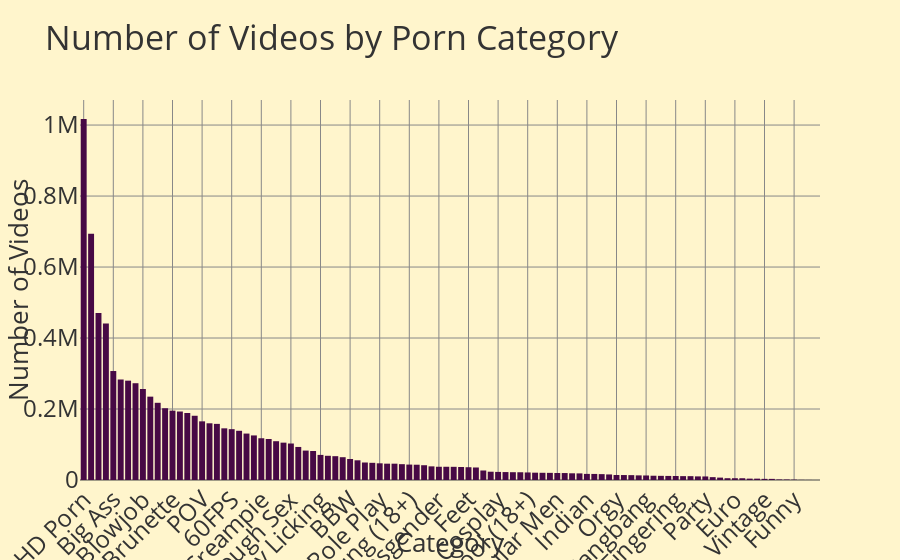
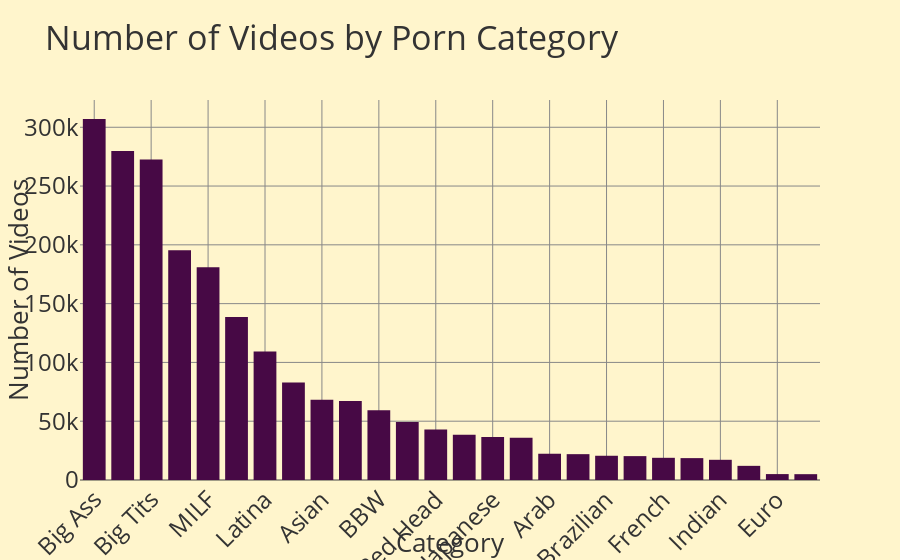
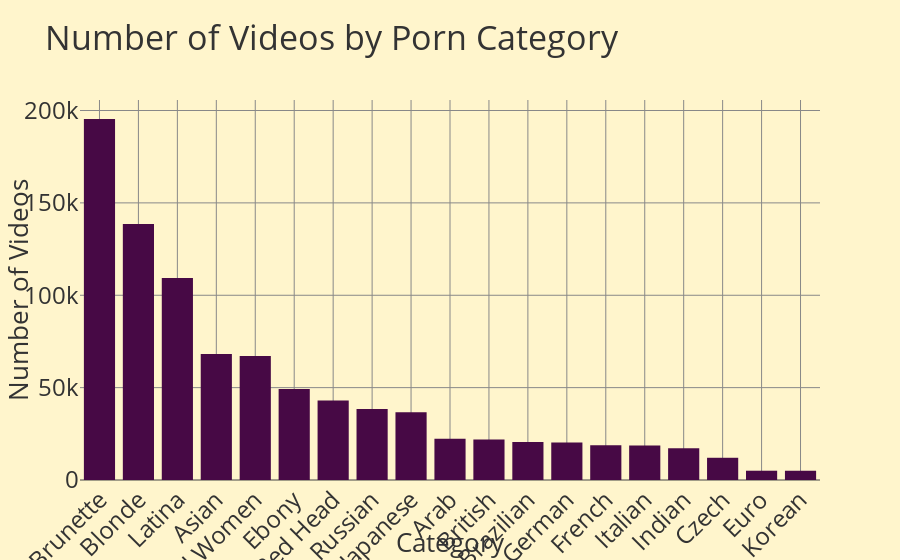

The notebook cell saved with these charts, in order:
### Markdown cell above
### Porn

### Code cell
import pandas as pd
import plotly.graph_objects as go

def plot_porn_categories_chart(file_path, included_categories=None):
    """
    Plots a bar chart of porn categories and their number of videos.

    Parameters:
    - file_path (str): Path to the CSV file containing the data.
    - included_categories (list): List of categories to include. Default is None (include all).
    """
    # Load the dataset
    df = pd.read_csv(file_path)

    # Filter by included categories if provided
    if included_categories:
        df = df[df['category'].isin(included_categories)]

    # Sort the DataFrame by 'num_videos' in descending order
    df = df.sort_values(by='num_videos', ascending=False)

    # Create the bar chart using Plotly
    fig = go.Figure()

    fig.add_trace(go.Bar(
        x=df['category'],
        y=df['num_videos']
    ))

    # Update layout with the 'base' template and axis labels
    fig.update_layout(
        template='base',
        title='Number of Videos by Porn Category',
        xaxis_title='Category',
        yaxis_title='Number of Videos',
        xaxis=dict(type='category', tickangle=-45),
    )

    # Show the plot
    fig.show()

# Example usage:
# Plot all categories
plot_porn_categories_chart('d_porn_categories.csv')

# Plot specific categories
plot_porn_categories_chart('d_porn_categories.csv', included_categories=['Arab', 
                                                                         'Asian', 
                                                                         'BBW', 
                                                                         'Babysitter', 
                                                                         'Big Tits', 
                                                                         'Big Ass', 
                                                                         'Blonde',
                                                                         'Brazilian',
                                                                         'British',
                                                                         'Brunette',
                                                                         'Celebrity'
                                                                         'College (18+)',
                                                                         'Czech',
                                                                         'Ebony',
                                                                         'Euro',
                                                                         'Feet',
                                                                         'French',
                                                                         'German',
                                                                         'Indian',
                                                                         'Italian',
                                                                         'Japanese',
                                                                         'Korean',
                                                                         'Latina',
                                                                         'MILF',
                                                                         'Red Head',
                                                                         'Russian',
                                                                         'School (18+)'
                                                                         'Small Tits',
                                                                         'Step Fantasy',
                                                                         'Tattooed Women',
                                                                         'Teen (18+)'
                                                                        ])

plot_porn_categories_chart('d_porn_categories.csv', included_categories=['Arab', 
                                                                         'Asian', 
                                                                         'Blonde',
                                                                         'Brazilian',
                                                                         'British',
                                                                         'Brunette',
                                                                         'Czech',
                                                                         'Ebony',
                                                                         'Euro',
                                                                         'French',
                                                                         'German',
                                                                         'Indian',
                                                                         'Italian',
                                                                         'Japanese',
                                                                         'Korean',
                                                                         'Latina',
                                                                         'Red Head',
                                                                         'Russian',
                                                                         'Tattooed Women',
                                                                        ])

### Figure 1 — Plotly figure (JSON) as saved in the notebook; plotly's stock layout.template omitted (floating-point values rounded to 4 significant figures)
{"data": [{"type": "bar", "x": ["HD Porn", "Verified Amateurs", "Amateur", "Exclusive", "Big Ass", "Babe", "Teen (18+)", "Big Tits", "Blowjob", "Hardcore", "Big Dick", "Pornstar", "Brunette", "Solo Female", "Cumshot", "MILF", "POV", "Masturbation", "Female Orgasm", "Fetish", "60FPS", "Blonde", "Small Tits", "Anal", "Creampie", "Toys", "Latina", "Reality", "Rough Sex", "Verified Couples", "Step Fantasy", "Handjob", "Pussy Licking", "Asian", "Tattooed Women", "Verified Models", "BBW", "Squirt", "Ebony", "Public", "Role Play", "Threesome", "Lesbian", "Interracial", "Old/Young (18+)", "Red Head", "Mature", "Russian", "Transgender", "Cartoon", "Romantic", "Japanese", "Feet", "College (18+)", "Bondage", "Compilation", "Cosplay", "Arab", "British", "Massage", "School (18+)", "Brazilian", "German", "Pissing", "Muscular Men", "Double Penetration", "French", "Italian", "Indian", "Hentai", "Babysitter (18+)", "Fisting", "Orgy", "Smoking", "Casting", "Cuckold", "Gangbang", "Czech", "Celebrity", "Behind The Scenes", "Fingering", "Parody", "Music", "Popular With Women", "Party", "Bukkake", "Solo Male", "Strap On", "Euro", "Korean", "Striptease", "Gaming", "Vintage", "Bisexual Male", "SFW", "Closed Captions", "Funny", "Interactive", "Podcast", "Described Video"], "y": [1017070, 693682, 470773, 440775, 307019, 283135, 279880, 272667, 256411, 234832, 217510, 202162, 195403, 192963, 188769, 180996, 165227, 159775, 158109, 145584, 143196, 138633, 130798, 125572, 117587, 115498, 109289, 105221, 102811, 93112, 82874, 81654, 70729, 68210, 67106, 64244, 59238, 55510, 49317, 48399, 47030, 46013, 45976, 44589, 43444, 43041, 41607, 38416, 37316, 37295, 37124, 36670, 35971, 35243, 26794, 23363, 22800, 22331, 21976, 21832, 21276, 20613, 20310, 20126, 19816, 19597, 18876, 18612, 17181, 17100, 16543, 15674, 14031, 13983, 13697, 13024, 12747, 12034, 11728, 11458, 11306, 10894, 10815, 10178, 10014, 8062, 6734, 5064, 5023, 4959, 3858, 3801, 3253, 3145, 1535, 1347, 946, 369, 176, 35]}], "layout": {"title": {"text": "Number of Videos by Porn Category"}, "xaxis": {"tickangle": -45, "title": {"text": "Category"}, "type": "category"}, "yaxis": {"title": {"text": "Number of Videos"}}}}

### Figure 2 — Plotly figure (JSON) as saved in the notebook; plotly's stock layout.template omitted (floating-point values rounded to 4 significant figures)
{"data": [{"type": "bar", "x": ["Big Ass", "Teen (18+)", "Big Tits", "Brunette", "MILF", "Blonde", "Latina", "Step Fantasy", "Asian", "Tattooed Women", "BBW", "Ebony", "Red Head", "Russian", "Japanese", "Feet", "Arab", "British", "Brazilian", "German", "French", "Italian", "Indian", "Czech", "Euro", "Korean"], "y": [307019, 279880, 272667, 195403, 180996, 138633, 109289, 82874, 68210, 67106, 59238, 49317, 43041, 38416, 36670, 35971, 22331, 21976, 20613, 20310, 18876, 18612, 17181, 12034, 5023, 4959]}], "layout": {"title": {"text": "Number of Videos by Porn Category"}, "xaxis": {"tickangle": -45, "title": {"text": "Category"}, "type": "category"}, "yaxis": {"title": {"text": "Number of Videos"}}}}

### Figure 3 — Plotly figure (JSON) as saved in the notebook; plotly's stock layout.template omitted (floating-point values rounded to 4 significant figures)
{"data": [{"type": "bar", "x": ["Brunette", "Blonde", "Latina", "Asian", "Tattooed Women", "Ebony", "Red Head", "Russian", "Japanese", "Arab", "British", "Brazilian", "German", "French", "Italian", "Indian", "Czech", "Euro", "Korean"], "y": [195403, 138633, 109289, 68210, 67106, 49317, 43041, 38416, 36670, 22331, 21976, 20613, 20310, 18876, 18612, 17181, 12034, 5023, 4959]}], "layout": {"title": {"text": "Number of Videos by Porn Category"}, "xaxis": {"tickangle": -45, "title": {"text": "Category"}, "type": "category"}, "yaxis": {"title": {"text": "Number of Videos"}}}}
